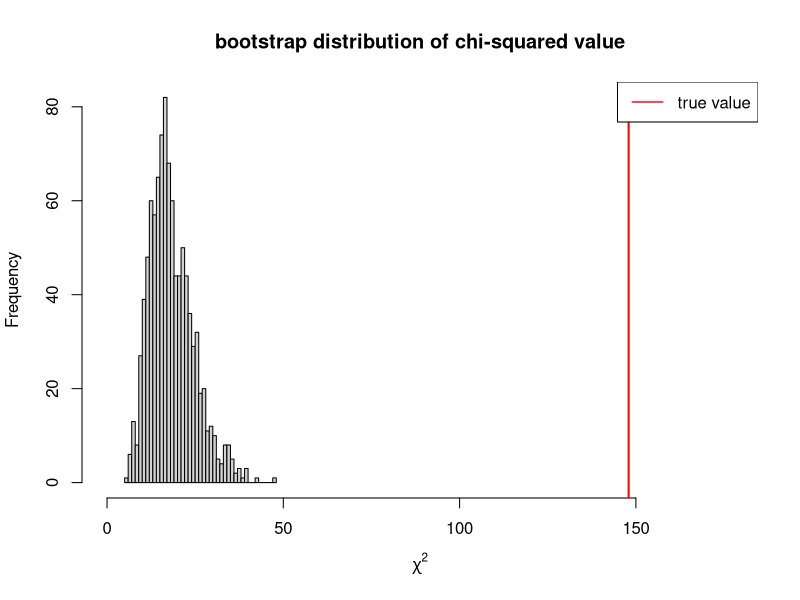
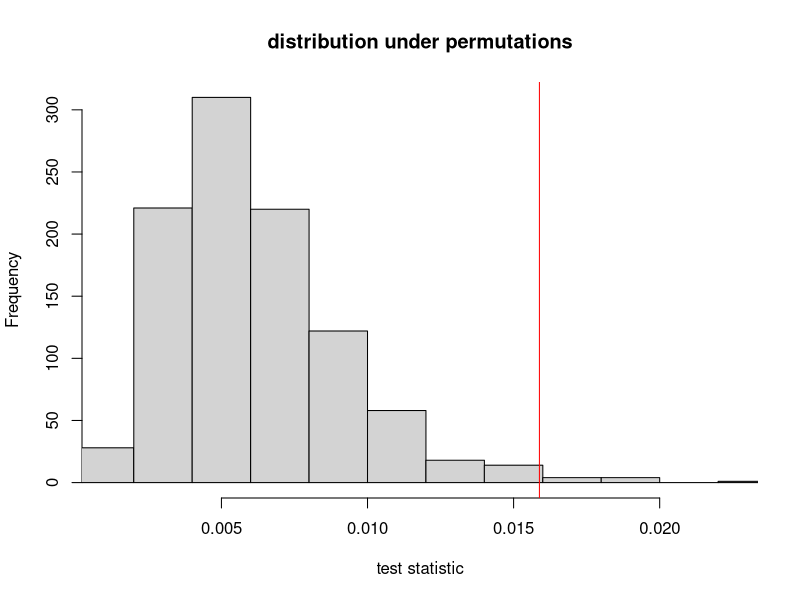

R code for these plots, in order:
## ---- chunk 1
fig.dim <- 4
knitr::opts_chunk$set(fig.width=2*fig.dim,
                      fig.height=fig.dim,
                      fig.align='center')
set.seed(23)
library(matrixStats)
library(tidyverse)
options(digits=2)
## ---- chunk 2
data(HairEyeColor)
## ---- chunk 3
HairEyeColor
## ---- chunk 4
haireye <- as.data.frame(HairEyeColor)
names(haireye) <- tolower(names(haireye))
names(haireye)[names(haireye) == "freq"] <- "number"
haireye
## ---- chunk 5
long_haireye <- haireye[rep(1:nrow(haireye), haireye$number), 
                        c("hair", "eye", "sex")]
stopifnot(nrow(long_haireye) == sum(haireye$number))
long_haireye
## ---- chunk 6
he_tab <- table(long_haireye[long_haireye$sex == 'Female', 1:2])
csq <- chisq.test(he_tab)
str(csq)
## ---- chunk 7
true_val <- 0
for (s in levels(long_haireye$sex)) {
    true_val <- (true_val + 
        with(subset(long_haireye, sex==s), 
                chisq.test(table(hair, eye))$statistic))
}
## ---- chunk 8
nperm <- 1000
chisq_perm <- rep(0, nperm)
for (k in 1:nperm) {
    for (s in levels(long_haireye$sex)) {
        fake <- subset(long_haireye, sex == s)
        fake$eye <- sample(fake$eye)
        chisq_perm[k] <- chisq_perm[k] + chisq.test(table(fake$eye, fake$hair))$statistic
    }
}
## ---- chunk 9
hist(chisq_perm, breaks=40, xlab=expression(chi^2), xlim=c(0, 1.2 * true_val), main='bootstrap distribution of chi-squared value')
abline(v=true_val, col='red', lwd=2)
legend("topright", lty=1, col=2, lwd=2, legend="true value")
## ---- chunk 10
female_freqs <- with(subset(long_haireye, sex=="Female"), table(eye, hair)) / sum(long_haireye$sex == "Female")
male_freqs <- with(subset(long_haireye, sex=="Male"), table(eye, hair)) / sum(long_haireye$sex == "Male")
ssd <- sum( (female_freqs - male_freqs)^2 )
## ---- chunk 11
nperms <- 1000
perm_ssd <- rep(NA, nperms)
for (j in 1:nperms) {
    sex_shuffled <- sample(long_haireye$sex)
    female_freqs <- with(subset(long_haireye, sex_shuffled=="Female"), table(eye, hair)) / sum(long_haireye$sex == "Female")
    male_freqs <- with(subset(long_haireye, sex_shuffled=="Male"), table(eye, hair)) / sum(long_haireye$sex == "Male")
    perm_ssd[j] <- sum( (female_freqs - male_freqs)^2 )
}
## ---- chunk 12
hist(perm_ssd, xlim=range(perm_ssd, ssd), xlab='test statistic', main='distribution under permutations')
abline(v=ssd, col='red')
